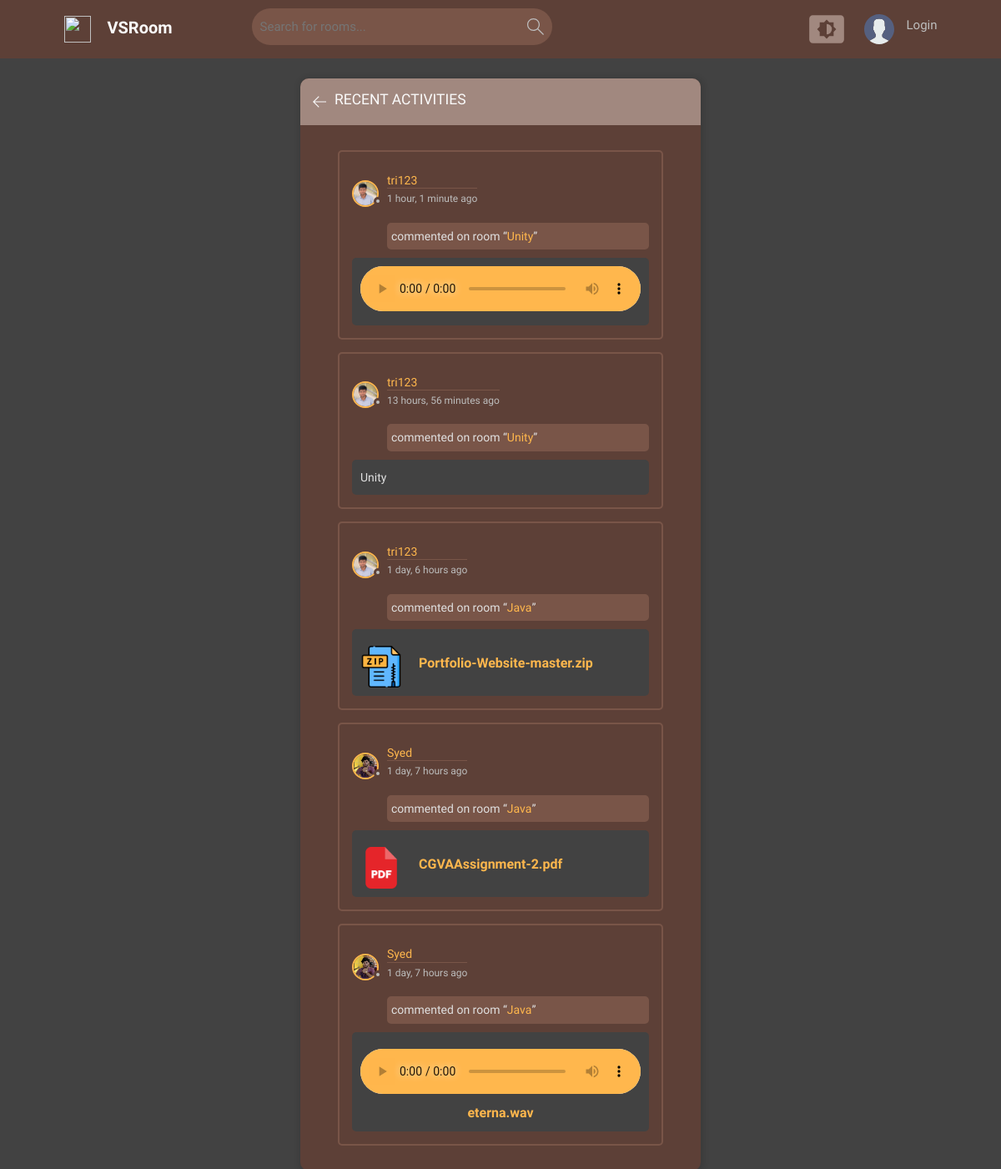
The page /activity/ on the database its author committed.
### base/models.py (models this page shows, shortened)
class Message(models.Model):
    user = models.ForeignKey(User, on_delete=models.CASCADE)
    room = models.ForeignKey(Room, on_delete=models.CASCADE)
    body = models.TextField(blank=True)
    updated = models.DateTimeField(auto_now=True)
    created = models.DateTimeField(auto_now_add=True)
    class Meta:
        ordering = ['-updated', '-created']

class User(AbstractUser):
    name = models.CharField(max_length=200, null=True)
    email = models.EmailField(unique=True ,null=True)
    bio = models.TextField(null=True, blank=True)
    avatar = models.ImageField(null=True, default="avatar.svg")
    USERNAME_FIELD = 'email'
    REQUIRED_FIELDS = ['username']

class Room(models.Model):
    host = models.ForeignKey(User, on_delete=models.SET_NULL, null=True)
    topic = models.ForeignKey(Topic, on_delete=models.SET_NULL, null=True)
    name = models.CharField(max_length=200)
    description = models.TextField(null=True, blank=True)
    participants = models.ManyToManyField(User, related_name='participants', blank=True)
    updated = models.DateTimeField(auto_now=True)
    created = models.DateTimeField(auto_now_add=True)
    class Meta:
        ordering = ['-updated', '-created']
    def __str__(self):
        return str(self.name)

class MessageFile(models.Model):
    message = models.ForeignKey(Message, on_delete=models.CASCADE, related_name='files')
    file = models.FileField(upload_to='messages/')
    original_name = models.CharField(max_length=255, default="unknown")

### base/views.py (the view)
# urls.py: path('activity/', views.activityPage, name='activity')
def activityPage(request):
    messages = Message.objects.all()[:5]
    return render(request, 'base/activity.html', {"messages" : messages})

### base/templates/base/activity.html (shortened to what this page needs)
{% extends 'base/main.html' %}
{% load static %}
{% block text %}
  <main class="layout">
    <div class="container">
      <div class="layout__box">
        <div class="layout__boxHeader">
          <div class="layout__boxTitle">
            <a href="{% url 'home' %}">
              <svg version="1.1"
                   xmlns="http://www.w3.org/2000/svg"
                   width="32"
                   height="32"
                   viewBox="0 0 32 32">
                <title>arrow-left</title>
                <path d="M13.723 2.286l-13.723 13.714 13.719 13.714 1.616-1.611-10.96-10.96h27.625v-2.286h-27.625l10.965-10.965-1.616-1.607z">
                </path>
              </svg>
              <h3>Recent Activities</h3>
            </a>
          </div>
        </div>
        <div class="activities-page layout__body">
          {% for message in messages %}
            <div class="activities__box">
              <div class="activities__boxHeader roomListRoom__header">
                <a href="{% url 'user-profile' message.user.id %}"
                   class="roomListRoom__author">
                  <div class="avatar avatar--small {% if request.user != message.user %}inactive{% else %}active{% endif %}">
                    <img src="{{ message.user.avatar.url }}" />
                  </div>
                  <p>
                    {{ message.user.username }}
                    <span>{{ message.created | timesince }} ago</span>
                  </p>
                </a>
              </div>
              <div class="activities__boxContent">
                <p>
                  commented on room “<a href="{% url 'room' message.room.id %}">{{ message.room }}</a>”
                </p>
                <div class="activities__boxRoomContent">
                  {{ message.body| truncatewords:20 }}
                  {% if message.audiomessage.all %}
                    <div class="message__audio">
                      <audio controls class="audioPlayer">
                        <source src="{{ message.audiomessage.first.audio_file.url }}"
                                type="audio/wav">
                      </audio>
                    </div>
                  {% endif %}
                  {% if message.files.all %}
                    <div class="message__files">
                      {% for file in message.files.all %}
                        <div class="message__file">
                          {% with file.file.url|lower as file_url %}
                            {% if file_url|slice:'-4:' == ".png" or file_url|slice:'-4:' == ".jpg" or file_url|slice:'-5:' == ".jpeg" or file_url|slice:'-4:' == ".gif" or file_url|slice:'-4:' == ".svg" %}
                              <img src="{{ file.file.url }}" alt="Uploaded Image" class="uploaded-image">
                            {% else %}
                              {% with file_url|slice:'-1:' as ext %}
                                {% with file_url|slice:'-2:' as ext2 %}
                                  {% with file_url|slice:'-3:' as ext3 %}
                                    {% with file_url|slice:'-4:' as ext4 %}
                                      {% with file_url|slice:'-5:' as ext5 %}
                                        {% if ext3 == "pdf" %}
                                          <img src="{% static 'Images/icons/pdf_icon.png' %}" class="file-icon">
                                        {% elif ext3 == "txt" %}
                                          <img src="{% static 'Images/icons/txt_icon.png' %}" class="file-icon">
                                        {% elif ext4 == "docx" %}
                                          <img src="{% static 'Images/icons/docx_icon.png' %}" class="file-icon">
                                        {% elif ext4 == "xlsx" %}
                                          <img src="{% static 'Images/icons/xlsx_icon.png' %}" class="file-icon">
                                        {% elif ext2 == "py" %}
                                          <img src="{% static 'Images/icons/py_icon.png' %}" class="file-icon">
                                        {% elif ext == "c" %}
                                          <img src="{% static 'Images/icons/c_icon.png' %}" class="file-icon">
                                        {% elif ext3 == "cpp" or ext3 == "c++" %}
                                          <img src="{% static 'Images/icons/cpp_icon.png' %}" class="file-icon">
                                        {% elif ext4 == "html" %}
                                          <img src="{% static 'Images/icons/html_icon.png' %}" class="file-icon">
                                        {% elif ext3 == "css" %}
                                          <img src="{% static 'Images/icons/css_icon.png' %}" class="file-icon">
                                        {% elif ext3 == "zip" %}
                                          <img src="{% static 'Images/icons/zip_icon.png' %}" class="file-icon">
                                        {% elif ext3 == "mp3" %}
                                          <audio controls class="audioPlayer">
                                            <source src="{{ file.file.url }}" type="audio/mp3">
                                          </audio>
                                        {% elif ext3 == "wav" %}
                                          <audio controls class="audioPlayer">
                                            <source src="{{ file.file.url }}" type="audio/wav">
                                          </audio>
                                        {% elif ext3 == "mkv" %}
                                          <img src="{% static 'Images/icons/mkv_icon.png' %}" class="file-icon">
                                        {% elif ext3 == "mp4" %}
                                          <video class="videoPlayer" controls>
                                            <source src="{{ file.file.url }}" type="video/mp4">
                                          </video>
                                        {% else %}
                                          <img src="{% static 'Images/icons/default_file_icon.png' %}"
                                               class="file-icon">
                                        {% endif %}
                                      {% endwith %}
                                    {% endwith %}
                                  {% endwith %}
                                {% endwith %}
                              {% endwith %}
                              <span class="file-link">
                                <a href="{{ file.file.url }}" target="_blank">{{ file.file.name|cut:"messages/" }}</a>
                              </span>
                            {% endif %}
                          {% endwith %}
                        </div>
                      {% endfor %}
                    </div>
                  {% endif %}
                </div>
              </div>
            </div>
          {% endfor %}
        </div>
      </div>
    </div>
  </main>
{% endblock text %}

### static/styles/style.css (style rules this page uses)
:root { --color-main : #ffb74d; --color-main-light : #fff3e0; --color-dark : #5d4037; --color-dark-medium : #795548; --color-dark-light : #a1887f; --color-light : #fafafa; --color-gray : #bdbdbd; --color-light-gray : #e0e0e0; --color-bg : #424242; --color-success : #66bb6a; --color-error : #e57373; --opacity-white-8 : hsl(0 calc(1*0%) 100% /0.0784313725490196); --opacity-white-8-hsl: 0 calc(var(--saturation-factor, 1)* 0%) 100%; }
* { font-family: "Quicksand", "DM Sans", -apple-system, BlinkMacSystemFont, "Segoe UI", Roboto, Oxygen, Ubuntu, Cantarell, "Open Sans", "Helvetica Neue", sans-serif; margin : 0; padding : 0; box-sizing : border-box; text-rendering: optimizeLegibility; font-size : inherit; }
html { font-size: 56.25%; }
@media only screen and (min-width: 1200px) { html { font-size: 62.5%; } }
body { line-height : 1.6; font-weight : 400; font-size : 1.5rem; color : var(--color-light-gray); background-color: var(--color-bg); min-height : 100vh; }
img { width: 100%; }
a { display : inline-block; color : var(--color-main); text-decoration: none; }
.container { max-width: 150rem; width : 90%; margin : auto; position : relative; }
.avatar { position : relative; display : inline-block; border-radius: 50%; border : 2px solid var(--color-main); }
.avatar img { display : block; border-radius : 50%; object-fit : cover; object-position: center; }
.avatar::after { content : ""; display : block; position : absolute; background-color: var(--color-gray); z-index : 111; border-radius : 50%; border : 0.3rem solid var(--color-dark); }
.avatar.avatar--small img { width : 2.8rem; height: 2.8rem; }
.avatar.avatar--small:after { width : 1rem; height: 1rem; bottom: 0px; right : -6px; }
.layout { margin-top: 2.4rem; }
.layout>.container { display : flex; justify-content: space-between; align-items : flex-start; gap : 5rem; }
.layout__box { width : 90%; max-width : 48rem; min-height : 40rem; position : absolute; top : 50%; left : 50%; transform : translate(-50%, 0%); background-color: var(--color-dark); border-radius : 1rem; box-shadow : 1px 1px 6px 3px rgba(0, 0, 0, 0.1); overflow : hidden; }
.layout__boxHeader { display : flex; padding : 1.5rem; background-color: var(--color-dark-light); }
.layout__boxTitle a { display : flex; gap : 1rem; align-items: center; transition: all 0.4s ease; }
.layout__boxTitle h3 { text-transform: uppercase; font-weight : 500; color : var(--color-light); }
.layout__boxTitle svg { width : 1.6rem; height: 1.6rem; fill : var(--color-light); }
.layout__body { margin: 3rem; }
.roomListRoom__header { display : flex; justify-content: space-between; align-items : center; margin : 1rem 0; }
.roomListRoom__author { font-weight: 500; display : flex; align-items: center; gap : 1rem; }
.activities__box { margin : 1.5rem; padding : 1.5rem; border : 2px solid var(--color-dark-medium); border-radius: 5px; transition : all 0.3s ease-in-out; }
.activities__boxHeader p { font-size : 1.4rem; line-height: 1.3; }
.activities__boxHeader p span { color : var(--color-gray); font-size : 1.2rem; display : block; border-top : 1px solid var(--color-dark-medium); padding-top: 0.5rem; }
.activities__boxContent { margin-left: 4.2rem; font-size : 1.4rem; }
.activities__boxContent p { background-color: var(--color-dark-medium); border-radius : 0.5rem; padding : 0.5rem; }
.activities__boxRoomContent { background : var(--color-bg); padding : 1rem; border-radius: 5px; margin-top : 1rem; margin-left : -4.2rem; word-break : break-word; overflow-wrap: break-word; }
.file-icon { margin-right : 10px; vertical-align: middle; width : 50px; height : 50px; }
.file-link { font-size : 16px; font-weight : bold; color : var(--color-light-gray); text-decoration: none; margin : 0; }
.message__file img { margin-top : 1rem; border-radius: 0.5rem; }
.message__file { display : flex; align-items: center; gap : 1rem; }
.message__file--audio, .message__file--video { flex-direction: column; }
.message__file--audio audio { width : 100%; margin-top: 1rem; }
.message__file audio { border-radius: 8px; }
.message__audio audio { width : 100%; border-radius: 8px; }

### rows shown on the page
Message: user.avatar (picture), user.username "tri123", created "1 hour, 1 minute", room "Unity"
Message: user.avatar (picture), user.username "tri123", created "13 hours, 56 minutes", room "Unity", body "Unity"
Message: user.avatar (picture), user.username "tri123", created "1 day, 6 hours", room "Java"
MessageFile: file.name "Portfolio-Website-master.zip"
Message: user.avatar (picture), user.username "Syed", created "1 day, 7 hours", room "Java"
MessageFile: file.name "CGVAAssignment-2.pdf"
Message: user.avatar (picture), user.username "Syed", created "1 day, 7 hours", room "Java"
MessageFile: file.name "eterna.wav"
